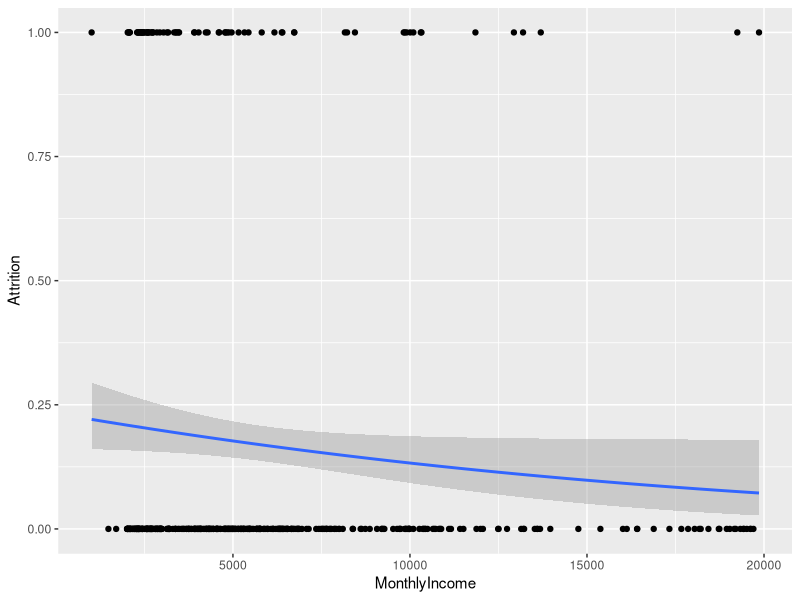
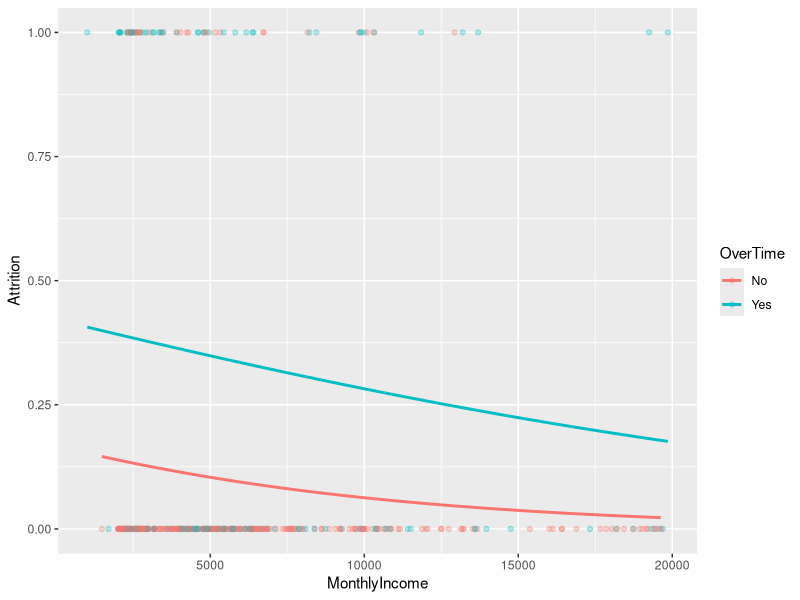

These charts were generated, in order, by the following R code:
## ---- chunk 1
knitr::opts_chunk$set(echo = TRUE)
library(dplyr)     # for data wrangling
library(ggplot2)   # for awesome plotting
library(rsample)   # for data splitting
library(recipes)   # data preprocessing
library(caret)     # for logistic regression modeling
library(tidyverse)
## ---- chunk 2
#
data("attrition", package = "modeldata")

df <- attrition %>% mutate_if(is.ordered, factor, ordered = FALSE)

# Create training (70%) and test (30%) sets for the 
# rsample::attrition data.
set.seed(123)  # for reproducibility 
churn_split <- initial_split(df, prop = .7)
churn_train <- training(churn_split)
churn_test  <- testing(churn_split)
## ---- chunk 3
#specify and prep recipe
churn_rec <- recipe(Attrition~., data = churn_train) %>%
  step_integer(Attrition, zero_based = T) %>%
  prep(churn_train)

#bake recipe with training data
churn_baked_train <- bake(churn_rec, new_data = churn_train)
## ---- chunk 4
#MonthlyIncome
model_inc <- glm(data = churn_baked_train, Attrition ~ MonthlyIncome, family = "binomial")
  
#OverTime
model_time <- glm(data = churn_baked_train, Attrition ~ OverTime, family = "binomial")
## ---- chunk 5
broom::tidy(model_inc)
broom::tidy(model_time)
## ---- chunk 6
#exponentiate the coefficients from model objects for interpretation. Gives us changes in odds of attrition
exp(coef(model_inc))
exp(coef(model_time))

## ---- chunk 7
churn_baked_test <- bake(churn_rec, new_data = churn_test)
## ---- chunk 8
ggplot(churn_baked_test, aes(x = MonthlyIncome, y = Attrition)) + geom_point() +
  stat_smooth(method = "glm", se = T, method.args = list(family = binomial))
## ---- chunk 9
model_both <- glm(Attrition ~ MonthlyIncome + OverTime, family = "binomial", data = churn_train)

tidy(model_both)
## ---- chunk 10
ggplot(churn_baked_test, aes(x = MonthlyIncome, y = Attrition, color = OverTime)) +
  geom_point(alpha = 0.3) +
  stat_smooth(method = "glm", se = F, method.args = list(family = binomial))
